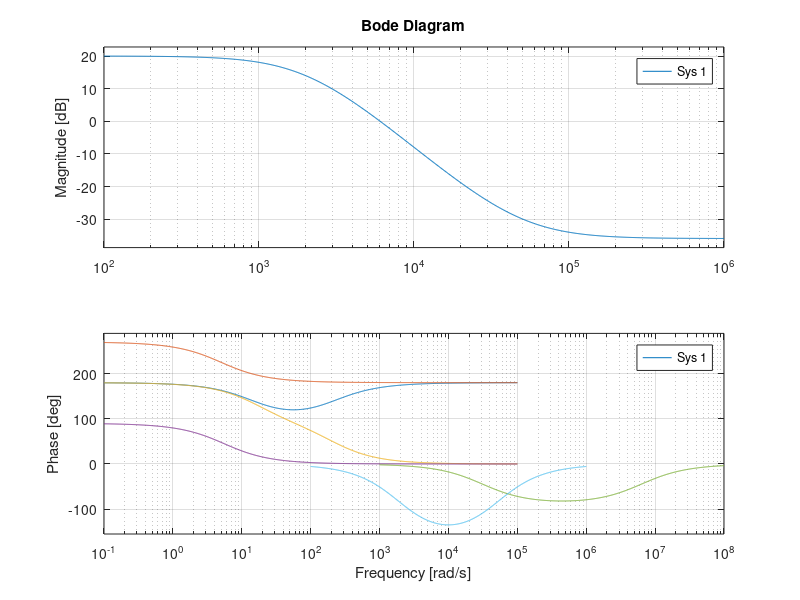
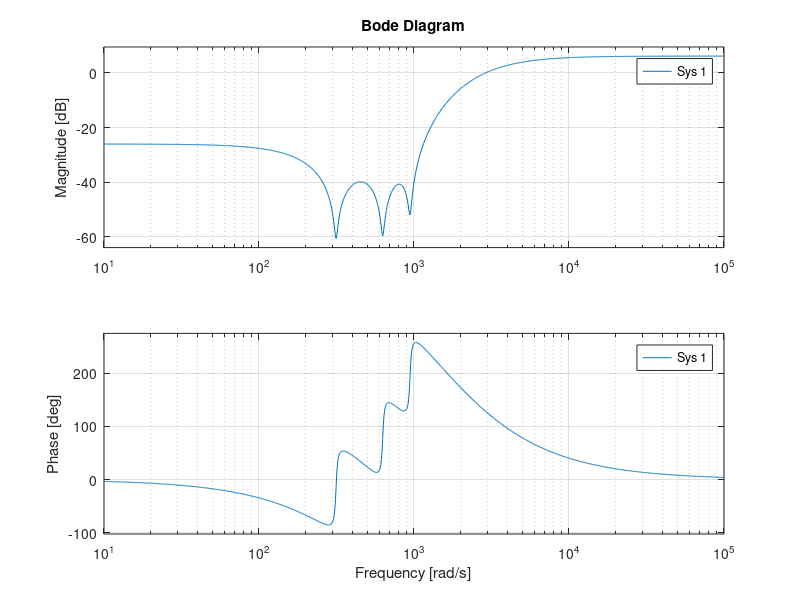
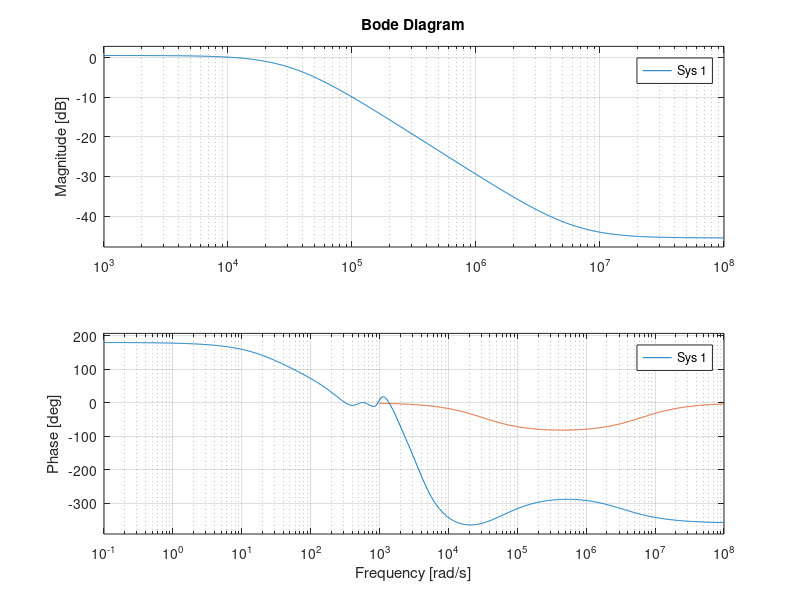
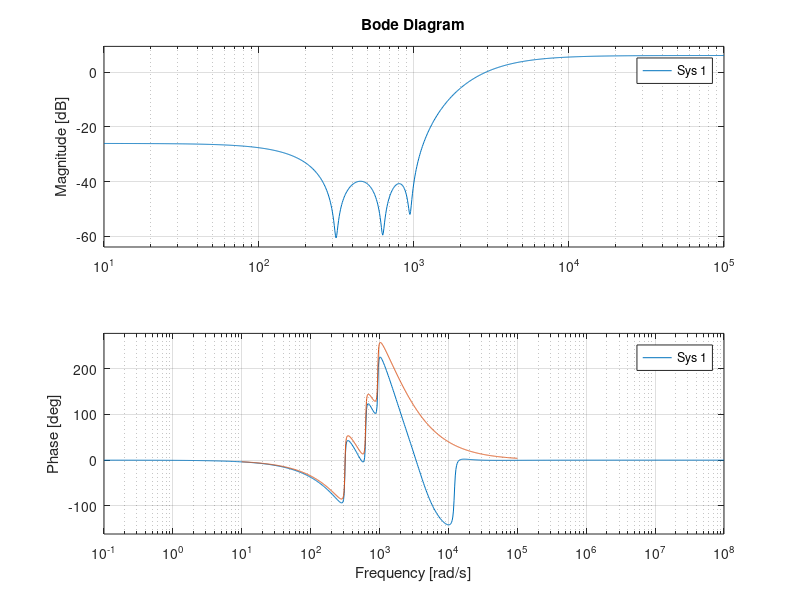

Reproduce these figures in MATLAB, in order.
clear
clc

close all

L = 570e-6; 
R = 3e-3; 
f=50;

Ts=1/1e3;
Tdelay=(Ts*2);
Gdelay=tf([-Tdelay/2,1],[Tdelay/2, 1]);

G=tf(1,[L,R])*Gdelay;

Gvariation=tf(1,[1.05*L,3*R])*Gdelay;
Delta=(Gvariation-G)/G;
bode(Delta); hold on;
Gvariation=tf(1,[1.05*L,R])*Gdelay;
Delta=(Gvariation-G)/G;
bode(Delta); hold on;
Gvariation=tf(1,[0.95*L,3*R])*Gdelay;
Delta=(Gvariation-G)/G;
bode(Delta); hold on;
Gvariation=tf(1,[0.95*L,R])*Gdelay;
Delta=(Gvariation-G)/G;
bode(Delta); hold on;

%%
%W3=tf([1 2*pi*0.3e2],1)/(2*pi*0.3e2)*(0.8)*tf(1,[1/(2*pi*0.3e1) 1]);
W3=tf([1 2*pi*5e3],1)*(3e-5)*tf(1,[1/(2*pi*1e6) 1]);

bode(1/W3); hold on

%%

k1=20;
eta=0.02;
w0=2*pi*50;
W1N=tf([1 2e3],2e3)*tf([1 2e3],2e3);
W11=tf([k1*w0^2],[1 2*eta*w0, w0^2]);
W12=tf([1 2*(w0*2) (w0*2)^2],[1 2*eta*(w0*2), (w0*2)^2]);
W13=tf([1 2*(w0*3) (w0*3)^2],[1 2*eta*(w0*3), (w0*3)^2]);
W1=W11*W1N*W12*W13;

figure();
bode(1/W1); grid on; hold on;

%%

W2=tf([1/2e3 1],1)*tf([1/2e3 1],1)*(1/1e1)*tf(1,[1/5e4 1])*tf(1,[1/5e4 1]);
figure(1)
bode(1/W2); hold on

%%


[K,CL,GAM,INFO]=mixsyn(G,W1,W2,W3)

K=tf(K);

figure('Position',[1500,500,400,400]);
T=feedback(series(G,K),1);
bode(T); hold on;
bode(1/W3); grid on;

figure('Position',[0,100,400,400]);
S=feedback(1,series(G,K));
bode(S); hold on
bode(1/W1); grid on

figure('Position',[500,100,400,400]);
bode(W1*S); grid on; title('Shaping W1 S below 0 dB?');

figure('Position',[1000,100,400,400]);
bode(W3*T); grid on; title('Shaping W3 T below 0 dB?');

figure('Position',[1000,100,400,400]);
bode(W2*K*S); grid on; title('Shaping W2 KS below 0 dB?');

%%

ref=tf([w0 0],[1 0 w0^2])+tf([w0*2 0],[1 0 (w0*2)^2])/5+tf([w0*3 0],[1 0 (w0*3)^2])/7;
step(ref*T)
hold on
step(ref)